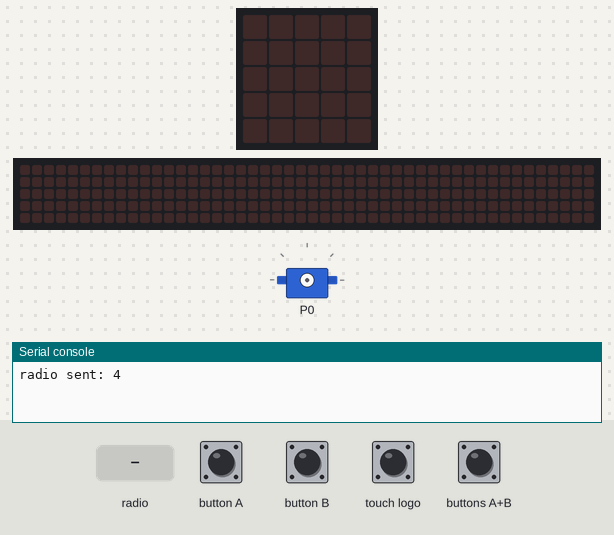
Simulated run of this program. Board: BBC micro:bit (MakeCode). Parts: servo, the board's 5×5 LED display, a strip that is not on the board, showing the scrolling text unrolled, the last lines printed to the serial console. The inputs (shaded band) are chosen by the test bench. No radio messages arrive unless stated (any console line starting 'radio sent:' is added by the test bench); the 48×5 strip is a reading aid, not a part: it shows the text the display is scrolling, unrolled, one strip-width of it at a time.

Above: at 1.2 s.
1.3 s: touch logo pressed for 0.15 s
At 1.6 s:
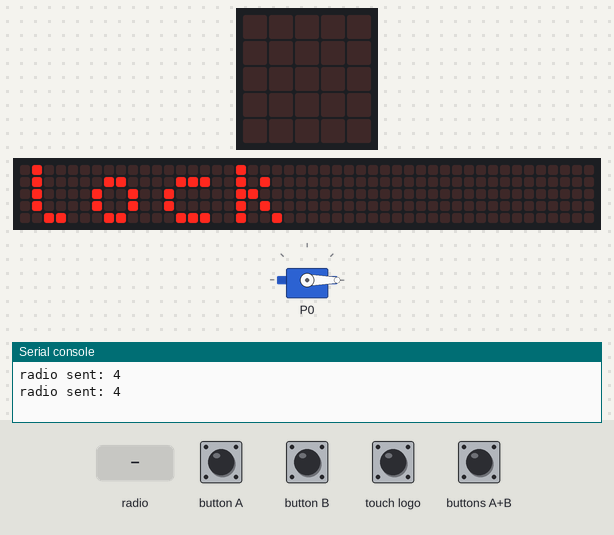
4.3 s: buttons A+B pressed for 0.15 s
At 6.8 s:
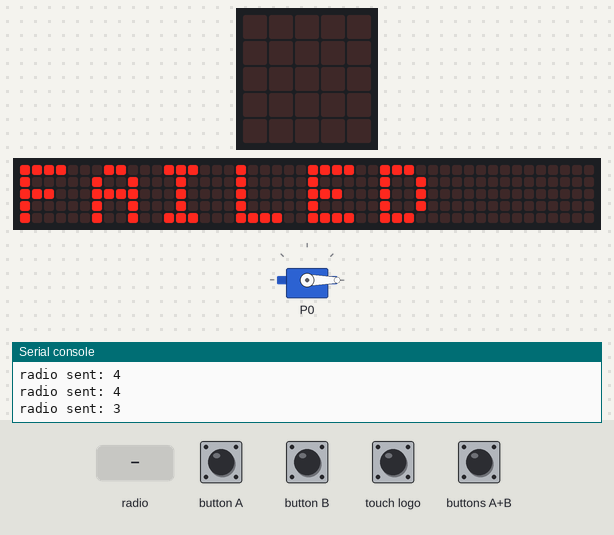
7.4 s: radio message "2" arrives
At 8.6 s:
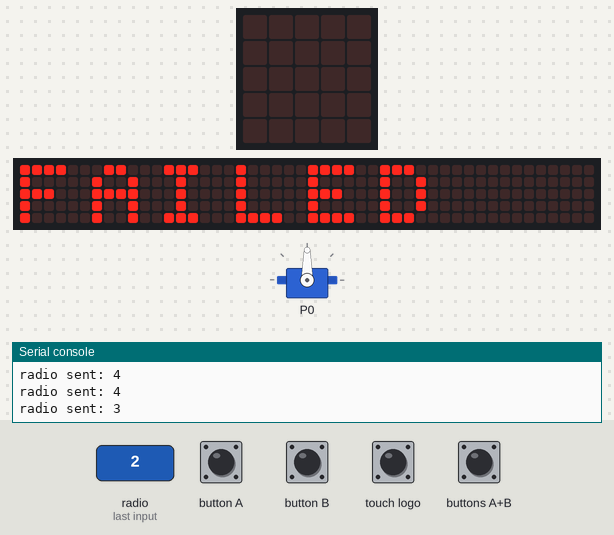
10.4 s: button A pressed for 0.15 s
13.5 s: button B pressed for 0.15 s
15.1 s: touch logo pressed for 0.15 s
At 20.9 s:
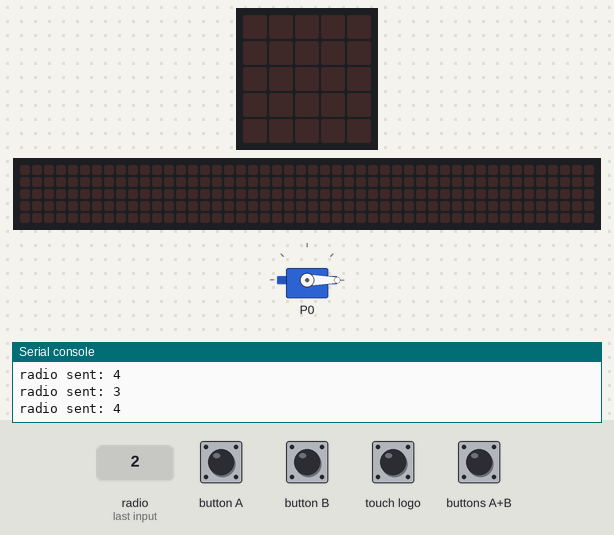
Timing chart, 0 to 22.4 s (numbered marks = the images above; inputs shaded):
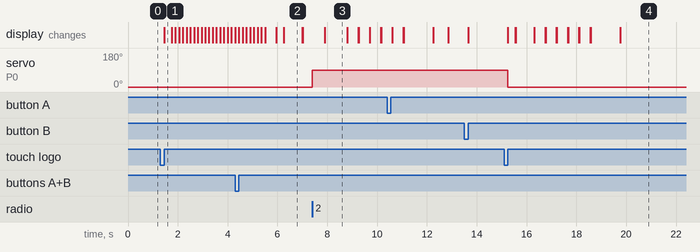

The program:

main.ts
```typescript
radio.onReceivedNumber(function (receivedNumber) {
    if (receivedNumber == 2) {
        pins.servoWritePin(AnalogPin.P0, 90)
        basic.showIcon(IconNames.Happy)
        basic.pause(10000)
        basic.showIcon(IconNames.Asleep)
        basic.pause(1000)
    } else {
        if (receivedNumber == 3) {
            basic.showIcon(IconNames.Sad)
            basic.pause(10000)
            basic.showIcon(IconNames.Asleep)
            basic.pause(1000)
        } else {
            if (receivedNumber == 4) {
                pins.servoWritePin(AnalogPin.P0, 0)
                basic.showLeds(`
                    . # # # .
                    # . . . #
                    # # # # #
                    # # . # #
                    # # # # #
                    `)
                basic.pause(10000)
                basic.showIcon(IconNames.Asleep)
                basic.pause(10000)
                led.setBrightness(67)
            }
        }
    }
})
input.onButtonPressed(Button.A, function () {
    basic.showString("A")
    basic.clearScreen()
    USTUP = "" + USTUP + "A"
})
input.onButtonPressed(Button.AB, function () {
    if (heslo == USTUP) {
        radio.sendNumber(2)
        basic.showString("GOOD")
        Uzamknout = 1
    } else {
        radio.sendNumber(3)
        basic.showString("FAILED")
    }
    basic.pause(500)
    basic.clearScreen()
})
input.onButtonPressed(Button.B, function () {
    basic.showString("B")
    basic.clearScreen()
    USTUP = "" + USTUP + "B"
})
input.onLogoEvent(TouchButtonEvent.Pressed, function () {
    pins.servoWritePin(AnalogPin.P0, 0)
    radio.sendNumber(4)
    basic.showString("lock")
    Uzamknout = 5
    Zhasni = 2
})
let Zhasni = 0
let USTUP = ""
let Uzamknout = 0
let heslo = ""
heslo = "AABAAB"
Uzamknout = 0
let Prerus = 1
radio.sendNumber(4)
basic.forever(function () {
    radio.setGroup(5)
})
basic.forever(function () {
    if (Uzamknout == 1) {
        basic.showLeds(`
            . # # # .
            # . . . .
            # # # # #
            # # . # #
            # # # # #
            `)
        basic.pause(1000)
        basic.clearScreen()
        basic.showLeds(`
            . # # # .
            # . . . #
            # # # # #
            # # . # #
            # # # # #
            `)
    }
    if (Zhasni == 2) {
        basic.clearScreen()
    }
})
```

test.ts
```typescript
// Tady jsou testy. Při použití tohoto balíčku jako rozšíření nebude zkompilováno.
```

Measured:
- after the input at 1.3 s, the display: changes after 0.15 s (image 1)
- after the input at 4.3 s, the display: first differs from a run without the input after 1.7 s (image 2)
- after the input at 7.4 s, servo on P0: 0° → 90° at once
- after the input at 15.1 s, servo on P0: 90° → 0° after 0.15 s; the display: first changes after 0.15 s (image 4 shows a later state)
- what the display in image 2 shows lasts 0.7 s, from 6.3 s to 7.0 s
- what the display in image 3 shows lasts 0.9 s, from 7.9 s to 8.8 s
